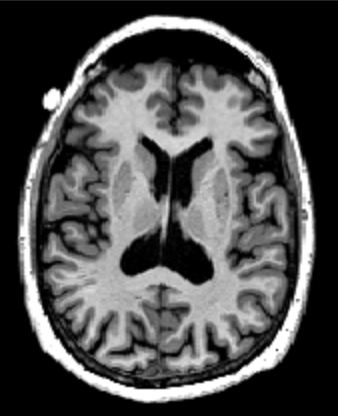
#> input picture datasets/input/brainsexy.png, 338 x 416 px
$ python original.py
#> lines starting #> are read from the running program, lines starting #| are printed output that depends on the picture
"""

SMSI GMM with gray scale Image

"""

import time

import cv2
import numpy as np
from matplotlib import pyplot
from scipy import ndimage
from sklearn.cluster import KMeans


def initialise_parameters(features, d=None, means=None, covariances=None, weights=None):
    """
    Initialises parameters: means, covariances, and mixing probabilities
    if undefined.

    Arguments:
    features -- input features data set
    """
    if not means or not covariances:
        val = 250
        n = features.shape[0]
        # Shuffle features set
        indices = np.arange(n)
        np.random.shuffle(indices)
        features = np.array([features[i] for i in indices])

        # Split into n_components subarrays
        divs = int(np.floor(n / k))

        # Estimate means/covariances (or both)
        if not means:
            kmeans = KMeans(n_clusters=k, random_state=0).fit(features.reshape(-1, 1))
            means = kmeans.cluster_centers_

        if not covariances:
            covariances = [val * np.identity(d) for i in range(k)]

    if not weights:
        weights = [float(1 / k) for i in range(k)]

    return (means, covariances, weights)


# gaussian function
def gau(mean, var, varInv, feature, d):
    var_det = np.linalg.det(var)
    a = np.sqrt((2**d) * (np.pi ** d) * var_det)
    b = np.exp(-0.5 * np.dot((feature - mean), np.dot(varInv, (feature - mean).transpose())))
    return b / a


def smsi_likeli(mean, var, varInv, s_value, feature, d):
    temp = []
    for x in range(k):
        temp.append(s_value * gau(mean[x], var[x], varInv[x], feature, d))
    return temp


def saliency(img):
    c = cv2.dft(np.float32(img), flags=cv2.DFT_COMPLEX_OUTPUT)
    mag = np.sqrt(c[:, :, 0] ** 2 + c[:, :, 1] ** 2)
    spectralResidual = np.exp(np.log(mag) - cv2.boxFilter(np.log(mag), -1, (3, 3)))

    c[:, :, 0] = c[:, :, 0] * spectralResidual / mag
    c[:, :, 1] = c[:, :, 1] * spectralResidual / mag
    c = cv2.dft(c, flags=(cv2.DFT_INVERSE | cv2.DFT_SCALE))
    mag = c[:, :, 0] ** 2 + c[:, :, 1] ** 2
    cv2.normalize(cv2.GaussianBlur(mag, (9, 9), 3, 3), mag, 0., 1., cv2.NORM_MINMAX)
    pyplot.subplot(2, 2, 2)
    pyplot.imshow(mag)

    return mag


def neighbor_prob(img, fun):
    mask = np.ones((3, 3))
    result = ndimage.generic_filter(img, function=fun, footprint=mask, mode='constant', cval=np.NaN)
    return result


def sliding_window(im):
    rows, cols = im.shape
    final = np.zeros((rows, cols, 3, 3))
    for x in (0, 1, 2):
        for y in (0, 1, 2):
            im1 = np.vstack((im[x:], im[:x]))
            im1 = np.column_stack((im1[:, y:], im1[:, :y]))
            final[x::3, y::3] = np.swapaxes(im1.reshape(int(rows / 3), 3, int(cols / 3), -1), 1, 2)
    return final


input_path = "../datasets/input/brainsexy.png"

img = cv2.imread(input_path, 0)
#> img: shape (416, 338); min 0, max 255, mean 76.8

pyplot.subplot(2, 2, 1)
pyplot.imshow(img)
# no of clusters
k = 3
o_shape = img.shape
#> o_shape = (416, 338)


# Gray scale
d = 1

# Array of pixels
feat = img.reshape(-1)

# Total no of pixels
N = len(feat)
#> N = 140608

# s = saliency(input_path)
s = saliency(img)
#> in saliency, `mag = np.sqrt(c[:, :, 0] ** 2 + c[:, :, 1] ** 2)`:
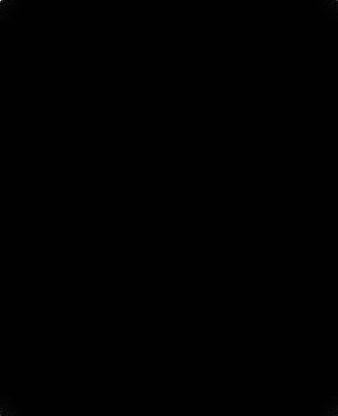
#> mag: shape (416, 338) float32; min 0.473, max 10794361, mean 4850.9; drawn with min black and max white
#> in saliency, `cv2.normalize(cv2.GaussianBlur(mag, (9, 9), 3, 3), mag, 0., 1., cv2.NO..`:
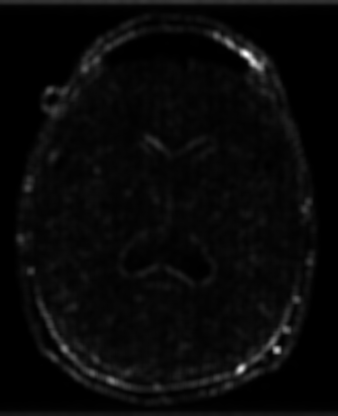
#> mag: shape (416, 338) float32; min -1.16e-11, max 1, mean 0.0363; drawn with min black and max white
# pyplot.show()
# exit(0)

means, covariances, weights = initialise_parameters(features=feat, d=d)
#> in initialise_parameters, `means = kmeans.cluster_centers_`: means = [194.8, 6.46, 105.1]
#> means = [194.8, 6.46, 105.1]; covariances = [[250], [250], [250]]; weights = [0.333, 0.333, 0.333]
covariances_Inv = [np.linalg.inv(covariances[i]) for i in range(k)]
#> covariances_Inv = [[0.004], [0.004], [0.004]]
meanPrev = [np.array([0]) for i in range(k)]
iteration = []
logLikelihoods = []
counterr = 0
smsi_init_weights = np.ones((o_shape[0] * o_shape[1], k))
# smsi_init_weights /= k
# Ri value
R_value = neighbor_prob(s, np.nansum)
R_value = R_value.reshape(-1)
s_value = s.reshape(-1)

while abs((np.asarray(meanPrev) - np.asarray(means)).sum()) > 0.01:
    start = time.time()
    smsi_resp = []
    for i, feature in enumerate(feat):
#> (the run stopped early here; a loop or call above may not have finished)
